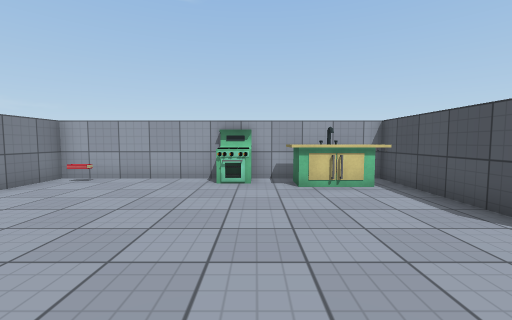
[1] (above)

17 first-person views from a walk through a 3-D level made in the Unity game engine. The camera is 1.2 m above the floor, tilts 4° down and sees 90° across. The floor is counted in squares, 1 m on a side. Each view is taken from the middle of a square. On the plan, view 1 faces up. The plan holds only what a view shows up to about 12 squares ahead; the rest is blank. Surface patterns are stand-ins for the level's own textures.

[2]
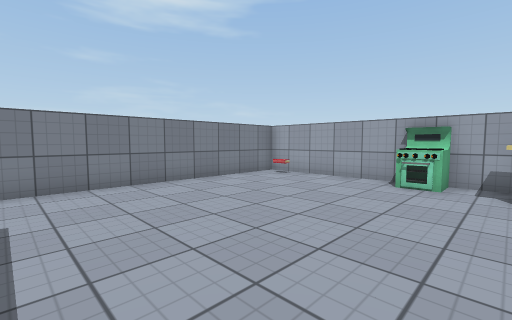

[3]
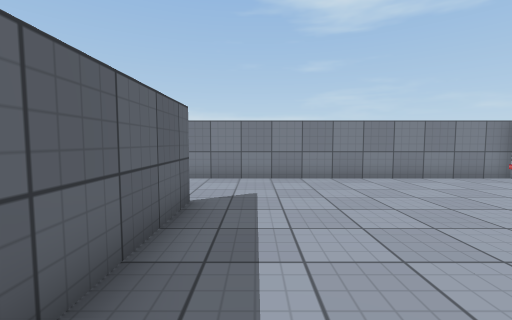

[4]
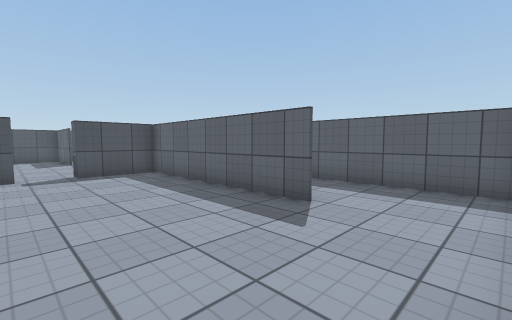

[5]
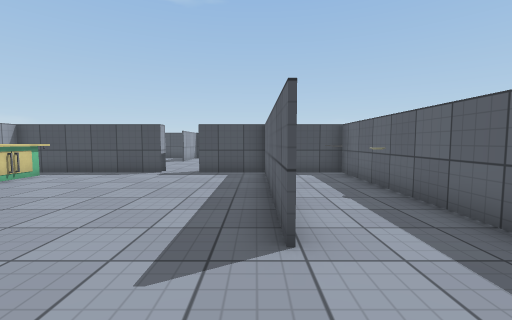

[6]
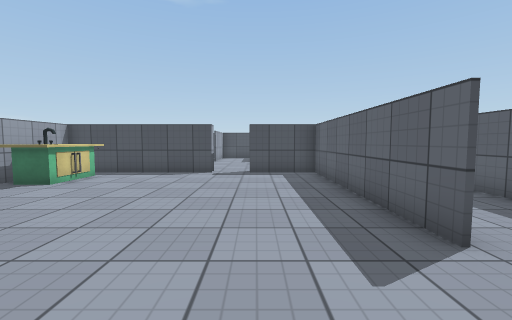

[7]
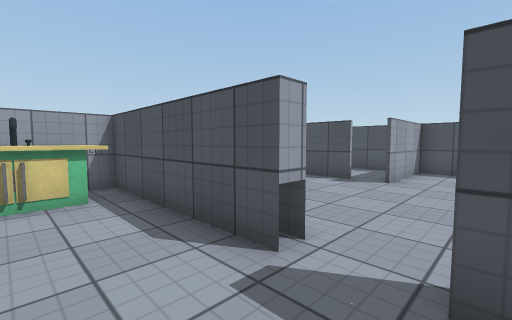

[8]
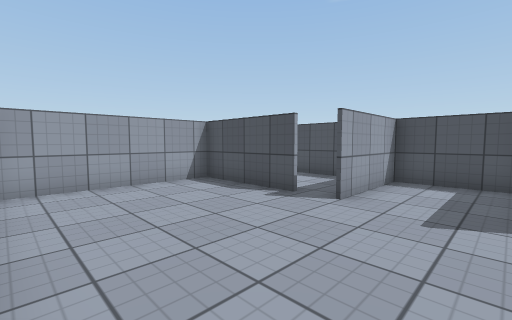

[9]
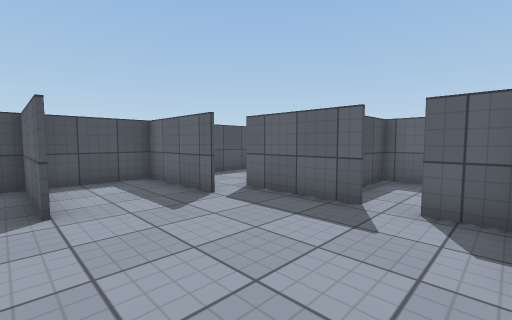

[10]
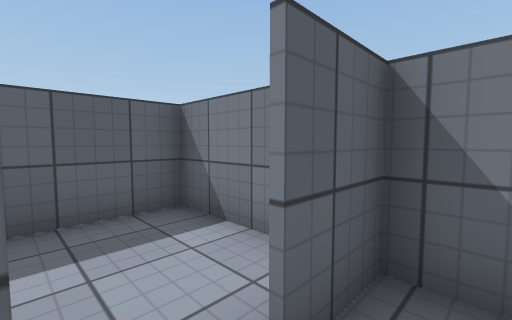

[11]
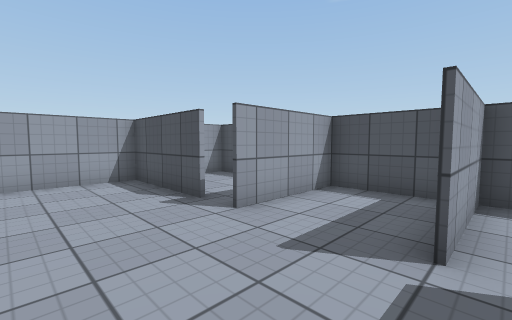

[12]
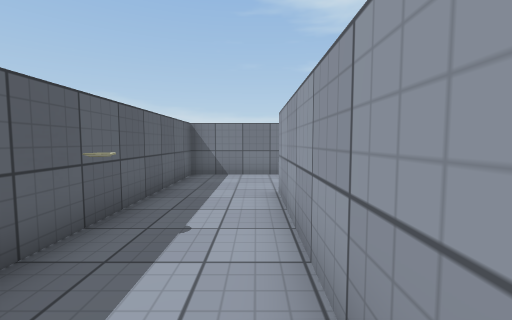

[13]
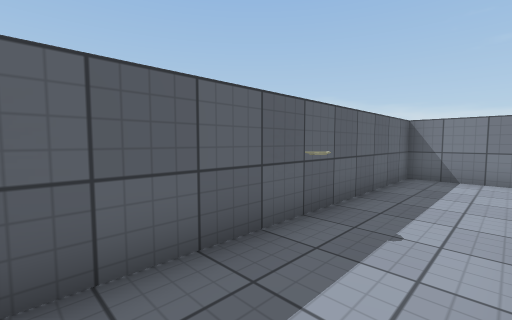

[14]
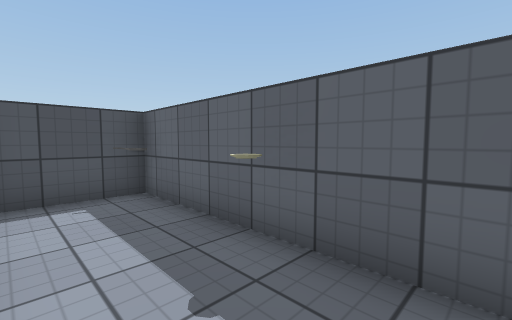

[15]
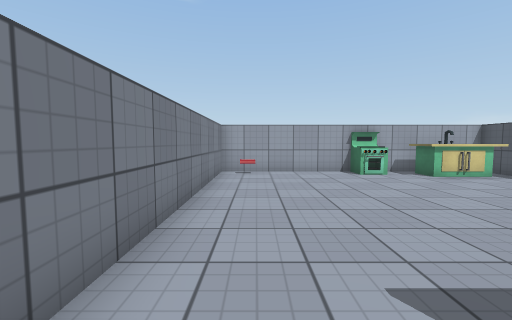

[16]
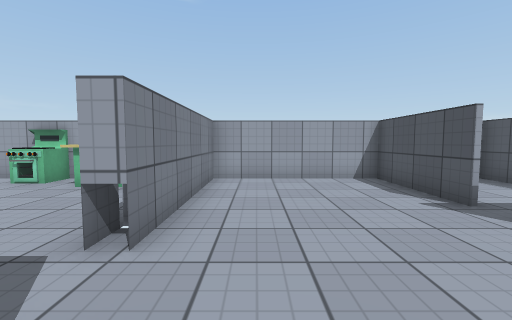

[17]
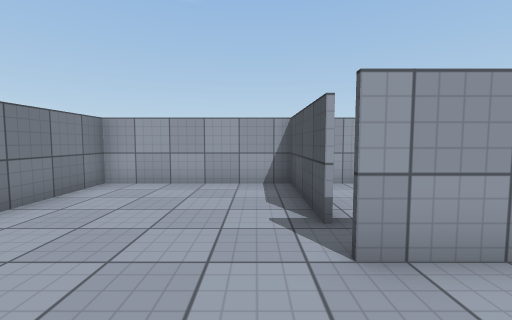

### Floor plan
Points are (right, up) in squares from view 1. A wall is a line through its corners. A room is listed if a view was taken in it or the views show most of it. See-through windows are left out.
Room 1 (views 1, 2, 3, 4, 5, 6, 7, 12, 13, 14, 15)
walls: (-3.2, -1.4) (4.1, -1.4) (4.1, 1.2) (4.6, 1.2); (2.5, -1.4) (-3.1, -1.4); (4.6, 2.7) (4.1, 2.7) (4.1, 8.4) (-6.4, 8.4) (-6.4, -4.4) (4.1, -4.4) (4.1, -1.9)
low walls: (4.6, 2.8) (4.6, 3.2)
ways out: opening at (4, 2) to room 2
objects: stove (-1, 7) to (0, 8); other object (0, -4); other object (1, 7) to (3, 8)
Room 2 (views 8, 9, 10, 11, 16, 17)
walls: (10, 4.6) (10, 8.5); (9.9, 0.5) (13.5, 0.5); (10, 8.4) (4.6, 8.4) (4.6, 2.7); (6.9, -0.8) (10.2, -0.8); (13.5, 3.5) (10, 3.5); (4.5, -0.8) (6, -0.8); (13.4, -0.1) (13.4, 3.9)
low walls: (4.1, 3.5) (4.1, 2.8)
ways out: opening at (4, 2) to room 1; gap at (10, 5) to room 3; gap at (6, -1) to room 4
Room 3 (no view inside)
walls: (9.9, 3.6) (13.5, 3.6); (13.4, 3.9) (13.4, 8.4) (10, 8.4)
ways out: gap at (10, 5) to room 2
Room 4 (no view inside)
walls: (4.6, 0.1) (4.6, -4.4) (7.8, -4.4) (7.8, -2.8)
ways out: gap at (6, -1) to room 2

Where each view was taken, in squares from view 1:
view 1: 0 up, 0 right, facing up
view 2: 0 up, 1 right, facing up-left
view 3: 0 up, 2 right, facing left
view 4: 3 up, 6 left, facing down-right
view 5: 1 down, 6 left, facing right
view 6: 1 up, 6 left, facing right
view 7: 1 up, 2 right, facing up-right
view 8: 1 up, 5 right, facing up-right
view 9: 4 up, 5 right, facing down-right
view 10: 0 up, 7 right, facing down-left
view 11: 0 up, 7 right, facing up-right
view 12: 2 down, 3 right, facing left
view 13: 2 down, 3 right, facing down-left
view 14: 2 down, 2 left, facing down-right
view 15: 2 down, 5 left, facing up
view 16: 0 up, 6 right, facing up
view 17: 1 up, 9 right, facing up
